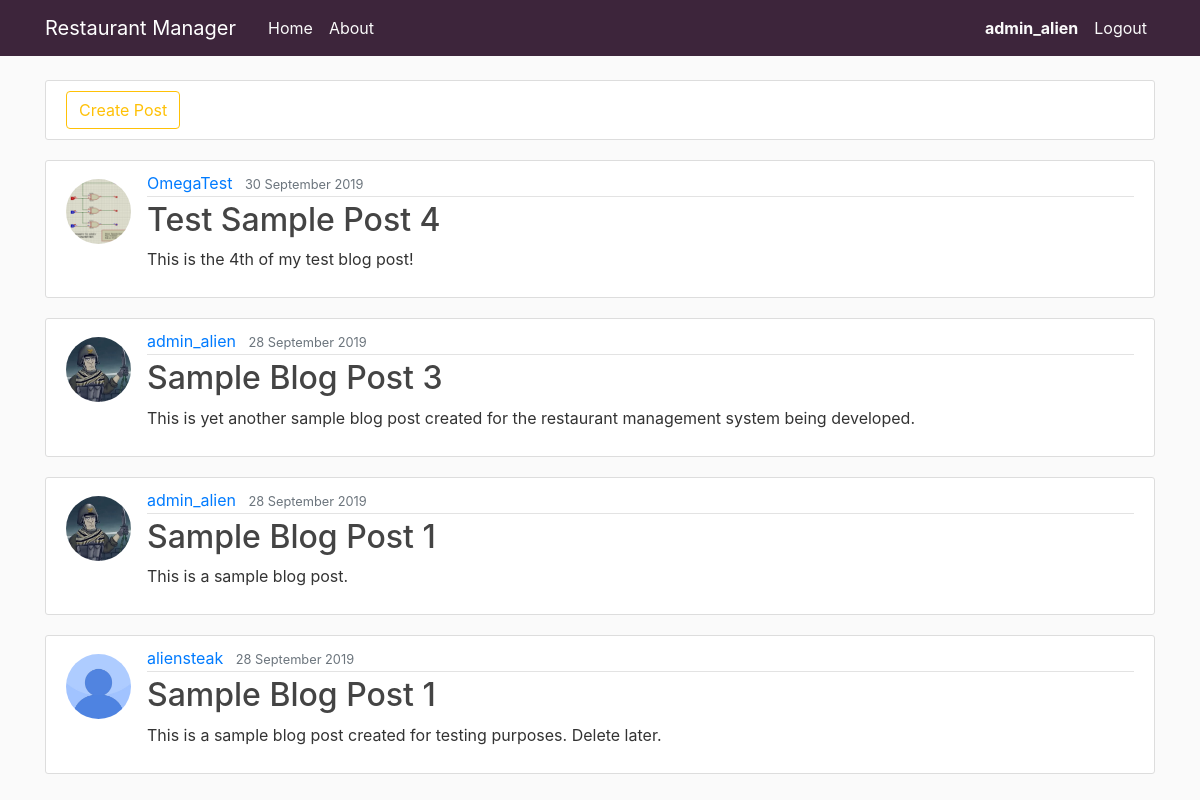
Page /blog/ (signed in) on the committed database.
### blog/models.py (models this page shows, shortened)
class Post(models.Model):
	title = models.CharField(max_length=100)
	content = models.TextField()
	date_posted = models.DateTimeField(default=timezone.now)
	author = models.ForeignKey(User, on_delete=models.CASCADE)

### users/models.py (models this page shows, shortened)
class Profile(models.Model):
	user = models.OneToOneField(User, on_delete=models.CASCADE)
	image = models.ImageField(default='default.jpg', upload_to='profile_pics')

### blog/views.py (the view)
# urls.py: path('', views.PostListView.as_view(), name="blog-home"),
class PostListView(ListView):
	model = Post
	template_name = 'blog/home.html' # <app>/<model>_<viewtype>.html
	context_object_name = 'posts'
	ordering = ['-date_posted']

### blog/templates/blog/home.html (shortened to what this page needs)
{% extends "blog/base.html" %}
{% block content %}
	<article class="media content-section">
		<button class="btn btn-outline-warning">Create Post</button>
	</article>
	{% for post in posts %}
		<article class="media content-section">
			<img class="rounded-circle article-img mt-2" src="{{ post.author.profile.image.url }}">
			<div class="media-body">
			    <div class="article-metadata">
			      <a class="mr-2" href="#">{{ post.author }}</a>
			      <small class="text-muted">{{ post.date_posted|date:'j F Y' }}</small>
			    </div>
			    <h2><a class="article-title" href="{% url 'blog-detail' post.id %}">{{ post.title }}</a></h2>
			    <p class="article-content">{{ post.content }}</p>
			</div>
		</article>
	{% endfor %}
{% endblock content %}

### blog/templates/blog/nav.html (shortened to what this page needs)
<header class="site-header">
  <nav class="navbar navbar-expand-md navbar-dark bg-steel fixed-top">
    <div class="container">
      <a class="navbar-brand mr-4" href="{% url 'home' %}">Restaurant Manager</a>
      <div class="collapse navbar-collapse" id="navbarToggle">
        <div class="navbar-nav mr-auto">
          <a class="nav-item nav-link" href="{% url 'home' %}">Home</a>
          <a class="nav-item nav-link" href="{% url 'blog-home' %}">About</a>
        </div>
        <div class="navbar-nav">
          {% if user.is_authenticated %}
            <div class="navbar-nav">
              <a class="nav-item nav-link" href="{% url 'users-profile' %}"><b>{{ user.username }}</b></a>
              <a class="nav-item nav-link" href="{% url 'users-logout' %}">Logout</a>
            </div>
          {% else %}
            <a class="nav-item nav-link" href="{% url 'users-login' %}">Login</a>
            <a class="nav-item nav-link" href="{% url 'users-register' %}">Register</a>
          {% endif %}
        </div>
      </div>
    </div>
  </nav>
</header>

### blog/static/blog/css/style.css (style rules this page uses)
:root { --main-accent: #3D253B; --main-accent-text: #FAFAFA; }
body { background: #fafafa; color: #333333; margin-top: 5rem; }
h1, h2, h3, h4, h5, h6 { color: #444444; }
.bg-steel { background-color: var(--main-accent); }
.site-header .navbar-nav .nav-link { color: var(--main-accent-text); }
.content-section { background: #ffffff; padding: 10px 20px; border: 1px solid #dddddd; border-radius: 3px; margin-bottom: 20px; }
.article-title { color: #444444; }
.article-content { white-space: pre-line; }
.article-img { height: 65px; width: 65px; margin-right: 16px; }
.article-metadata { padding-bottom: 1px; margin-bottom: 4px; border-bottom: 1px solid #e3e3e3 }

### rows in the picture
Post: author.profile.image (picture), author "OmegaTest", date_posted "30 September 2019", title "Test Sample Post 4", content "This is the 4th of my test blog post!"
Post: author.profile.image (picture), author "admin_alien", date_posted "28 September 2019", title "Sample Blog Post 3", content "This is yet another sample blog post created for the restaurant management system being developed."
Post: author.profile.image (picture), author "admin_alien", date_posted "28 September 2019", title "Sample Blog Post 1", content "This is a sample blog post."
Post: author.profile.image (placeholder picture), author "aliensteak", date_posted "28 September 2019", title "Sample Blog Post 1", content "This is a sample blog post created for testing purposes. Delete later."

### other values in the picture
{{ user.username }} "admin_alien"
